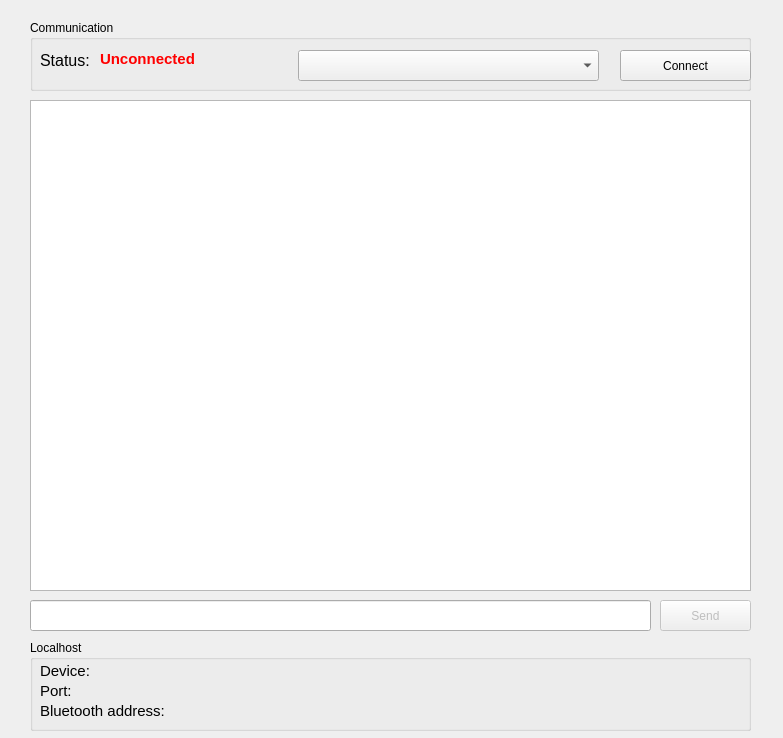
<?xml version="1.0" encoding="UTF-8"?>
<ui version="4.0">
 <class>MainWindow</class>
 <widget class="QMainWindow" name="MainWindow">
  <property name="geometry">
   <rect>
    <x>0</x>
    <y>0</y>
    <width>783</width>
    <height>738</height>
   </rect>
  </property>
  <property name="windowTitle">
   <string>BTChat</string>
  </property>
  <widget class="QWidget" name="centralWidget">
   <widget class="QLineEdit" name="lineEdit">
    <property name="geometry">
     <rect>
      <x>30</x>
      <y>600</y>
      <width>621</width>
      <height>31</height>
     </rect>
    </property>
    <property name="maxLength">
     <number>1000</number>
    </property>
   </widget>
   <widget class="QPushButton" name="sendButton">
    <property name="enabled">
     <bool>false</bool>
    </property>
    <property name="geometry">
     <rect>
      <x>660</x>
      <y>600</y>
      <width>91</width>
      <height>31</height>
     </rect>
    </property>
    <property name="text">
     <string>Send</string>
    </property>
    <property name="checkable">
     <bool>false</bool>
    </property>
    <property name="autoDefault">
     <bool>false</bool>
    </property>
   </widget>
   <widget class="QPlainTextEdit" name="chatBox">
    <property name="geometry">
     <rect>
      <x>30</x>
      <y>100</y>
      <width>721</width>
      <height>491</height>
     </rect>
    </property>
    <property name="readOnly">
     <bool>true</bool>
    </property>
   </widget>
   <widget class="QGroupBox" name="groupBox">
    <property name="geometry">
     <rect>
      <x>30</x>
      <y>20</y>
      <width>721</width>
      <height>71</height>
     </rect>
    </property>
    <property name="title">
     <string>Communication</string>
    </property>
    <widget class="QLabel" name="statusStaticLabel">
     <property name="geometry">
      <rect>
       <x>10</x>
       <y>30</y>
       <width>61</width>
       <height>21</height>
      </rect>
     </property>
     <property name="font">
      <font>
       <pointsize>12</pointsize>
       <weight>50</weight>
       <bold>false</bold>
      </font>
     </property>
     <property name="text">
      <string>Status:</string>
     </property>
    </widget>
    <widget class="QLabel" name="statusLabel">
     <property name="geometry">
      <rect>
       <x>70</x>
       <y>30</y>
       <width>191</width>
       <height>41</height>
      </rect>
     </property>
     <property name="palette">
      <palette>
       <active>
        <colorrole role="WindowText">
         <brush brushstyle="SolidPattern">
          <color alpha="255">
           <red>255</red>
           <green>0</green>
           <blue>0</blue>
          </color>
         </brush>
        </colorrole>
       </active>
       <inactive>
        <colorrole role="WindowText">
         <brush brushstyle="SolidPattern">
          <color alpha="255">
           <red>255</red>
           <green>0</green>
           <blue>0</blue>
          </color>
         </brush>
        </colorrole>
       </inactive>
       <disabled>
        <colorrole role="WindowText">
         <brush brushstyle="SolidPattern">
          <color alpha="255">
           <red>101</red>
           <green>101</green>
           <blue>101</blue>
          </color>
         </brush>
        </colorrole>
       </disabled>
      </palette>
     </property>
     <property name="font">
      <font>
       <pointsize>11</pointsize>
       <weight>75</weight>
       <bold>true</bold>
      </font>
     </property>
     <property name="text">
      <string>Unconnected</string>
     </property>
     <property name="alignment">
      <set>Qt::AlignLeading|Qt::AlignLeft|Qt::AlignTop</set>
     </property>
    </widget>
    <widget class="QComboBox" name="comboBox">
     <property name="geometry">
      <rect>
       <x>268</x>
       <y>30</y>
       <width>301</width>
       <height>31</height>
      </rect>
     </property>
    </widget>
    <widget class="QPushButton" name="connectButton">
     <property name="geometry">
      <rect>
       <x>590</x>
       <y>30</y>
       <width>131</width>
       <height>31</height>
      </rect>
     </property>
     <property name="text">
      <string>Connect</string>
     </property>
    </widget>
   </widget>
   <widget class="QGroupBox" name="localhostgroupBox">
    <property name="geometry">
     <rect>
      <x>30</x>
      <y>640</y>
      <width>721</width>
      <height>91</height>
     </rect>
    </property>
    <property name="title">
     <string>Localhost</string>
    </property>
    <widget class="QLabel" name="deviceLabel">
     <property name="geometry">
      <rect>
       <x>10</x>
       <y>20</y>
       <width>711</width>
       <height>21</height>
      </rect>
     </property>
     <property name="font">
      <font>
       <pointsize>11</pointsize>
       <weight>50</weight>
       <italic>false</italic>
       <bold>false</bold>
      </font>
     </property>
     <property name="text">
      <string>Device:</string>
     </property>
    </widget>
    <widget class="QLabel" name="portLabel">
     <property name="geometry">
      <rect>
       <x>10</x>
       <y>40</y>
       <width>711</width>
       <height>21</height>
      </rect>
     </property>
     <property name="font">
      <font>
       <pointsize>11</pointsize>
       <weight>50</weight>
       <italic>false</italic>
       <bold>false</bold>
      </font>
     </property>
     <property name="text">
      <string>Port:</string>
     </property>
    </widget>
    <widget class="QLabel" name="bt_addressLabel">
     <property name="geometry">
      <rect>
       <x>10</x>
       <y>60</y>
       <width>711</width>
       <height>21</height>
      </rect>
     </property>
     <property name="font">
      <font>
       <pointsize>11</pointsize>
       <weight>50</weight>
       <italic>false</italic>
       <bold>false</bold>
      </font>
     </property>
     <property name="text">
      <string>Bluetooth address:</string>
     </property>
    </widget>
   </widget>
  </widget>
 </widget>
 <layoutdefault spacing="6" margin="11"/>
 <resources/>
 <connections/>
</ui>
